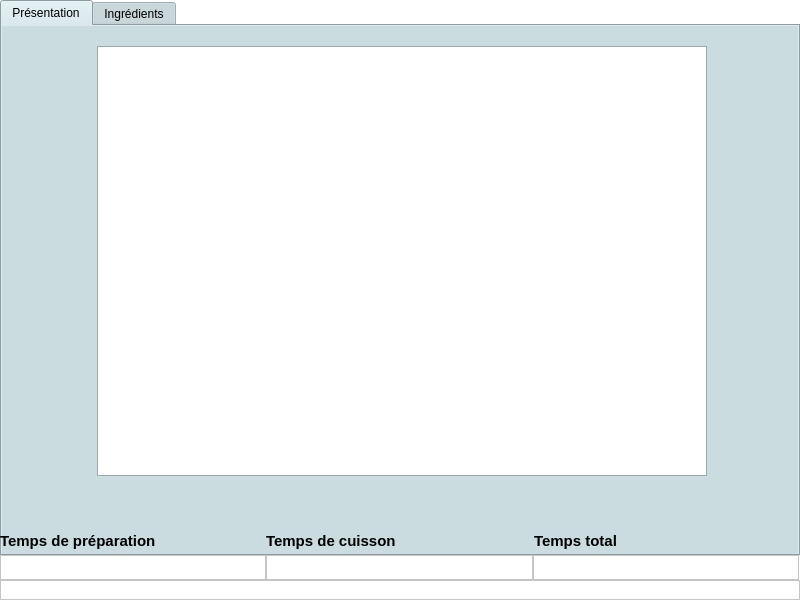
<?xml version="1.0" encoding="UTF-8"?>
<ui version="4.0">
 <class>FenetrePresentation</class>
 <widget class="QWidget" name="FenetrePresentation">
  <property name="geometry">
   <rect>
    <x>0</x>
    <y>0</y>
    <width>800</width>
    <height>600</height>
   </rect>
  </property>
  <property name="palette">
   <palette>
    <active>
     <colorrole role="WindowText">
      <brush brushstyle="SolidPattern">
       <color alpha="255">
        <red>0</red>
        <green>0</green>
        <blue>0</blue>
       </color>
      </brush>
     </colorrole>
     <colorrole role="Button">
      <brush brushstyle="SolidPattern">
       <color alpha="255">
        <red>255</red>
        <green>255</green>
        <blue>255</blue>
       </color>
      </brush>
     </colorrole>
     <colorrole role="Light">
      <brush brushstyle="SolidPattern">
       <color alpha="255">
        <red>255</red>
        <green>255</green>
        <blue>255</blue>
       </color>
      </brush>
     </colorrole>
     <colorrole role="Midlight">
      <brush brushstyle="SolidPattern">
       <color alpha="255">
        <red>255</red>
        <green>255</green>
        <blue>255</blue>
       </color>
      </brush>
     </colorrole>
     <colorrole role="Dark">
      <brush brushstyle="SolidPattern">
       <color alpha="255">
        <red>127</red>
        <green>127</green>
        <blue>127</blue>
       </color>
      </brush>
     </colorrole>
     <colorrole role="Mid">
      <brush brushstyle="SolidPattern">
       <color alpha="255">
        <red>170</red>
        <green>170</green>
        <blue>170</blue>
       </color>
      </brush>
     </colorrole>
     <colorrole role="Text">
      <brush brushstyle="SolidPattern">
       <color alpha="255">
        <red>0</red>
        <green>0</green>
        <blue>0</blue>
       </color>
      </brush>
     </colorrole>
     <colorrole role="BrightText">
      <brush brushstyle="SolidPattern">
       <color alpha="255">
        <red>255</red>
        <green>255</green>
        <blue>255</blue>
       </color>
      </brush>
     </colorrole>
     <colorrole role="ButtonText">
      <brush brushstyle="SolidPattern">
       <color alpha="255">
        <red>0</red>
        <green>0</green>
        <blue>0</blue>
       </color>
      </brush>
     </colorrole>
     <colorrole role="Base">
      <brush brushstyle="SolidPattern">
       <color alpha="255">
        <red>255</red>
        <green>255</green>
        <blue>255</blue>
       </color>
      </brush>
     </colorrole>
     <colorrole role="Window">
      <brush brushstyle="SolidPattern">
       <color alpha="255">
        <red>255</red>
        <green>255</green>
        <blue>255</blue>
       </color>
      </brush>
     </colorrole>
     <colorrole role="Shadow">
      <brush brushstyle="SolidPattern">
       <color alpha="255">
        <red>0</red>
        <green>0</green>
        <blue>0</blue>
       </color>
      </brush>
     </colorrole>
     <colorrole role="AlternateBase">
      <brush brushstyle="SolidPattern">
       <color alpha="255">
        <red>255</red>
        <green>255</green>
        <blue>255</blue>
       </color>
      </brush>
     </colorrole>
     <colorrole role="ToolTipBase">
      <brush brushstyle="SolidPattern">
       <color alpha="255">
        <red>255</red>
        <green>255</green>
        <blue>220</blue>
       </color>
      </brush>
     </colorrole>
     <colorrole role="ToolTipText">
      <brush brushstyle="SolidPattern">
       <color alpha="255">
        <red>0</red>
        <green>0</green>
        <blue>0</blue>
       </color>
      </brush>
     </colorrole>
    </active>
    <inactive>
     <colorrole role="WindowText">
      <brush brushstyle="SolidPattern">
       <color alpha="255">
        <red>0</red>
        <green>0</green>
        <blue>0</blue>
       </color>
      </brush>
     </colorrole>
     <colorrole role="Button">
      <brush brushstyle="SolidPattern">
       <color alpha="255">
        <red>255</red>
        <green>255</green>
        <blue>255</blue>
       </color>
      </brush>
     </colorrole>
     <colorrole role="Light">
      <brush brushstyle="SolidPattern">
       <color alpha="255">
        <red>255</red>
        <green>255</green>
        <blue>255</blue>
       </color>
      </brush>
     </colorrole>
     <colorrole role="Midlight">
      <brush brushstyle="SolidPattern">
       <color alpha="255">
        <red>255</red>
        <green>255</green>
        <blue>255</blue>
       </color>
      </brush>
     </colorrole>
     <colorrole role="Dark">
      <brush brushstyle="SolidPattern">
       <color alpha="255">
        <red>127</red>
        <green>127</green>
        <blue>127</blue>
       </color>
      </brush>
     </colorrole>
     <colorrole role="Mid">
      <brush brushstyle="SolidPattern">
       <color alpha="255">
        <red>170</red>
        <green>170</green>
        <blue>170</blue>
       </color>
      </brush>
     </colorrole>
     <colorrole role="Text">
      <brush brushstyle="SolidPattern">
       <color alpha="255">
        <red>0</red>
        <green>0</green>
        <blue>0</blue>
       </color>
      </brush>
     </colorrole>
     <colorrole role="BrightText">
      <brush brushstyle="SolidPattern">
       <color alpha="255">
        <red>255</red>
        <green>255</green>
        <blue>255</blue>
       </color>
      </brush>
     </colorrole>
     <colorrole role="ButtonText">
      <brush brushstyle="SolidPattern">
       <color alpha="255">
        <red>0</red>
        <green>0</green>
        <blue>0</blue>
       </color>
      </brush>
     </colorrole>
     <colorrole role="Base">
      <brush brushstyle="SolidPattern">
       <color alpha="255">
        <red>255</red>
        <green>255</green>
        <blue>255</blue>
       </color>
      </brush>
     </colorrole>
     <colorrole role="Window">
      <brush brushstyle="SolidPattern">
       <color alpha="255">
        <red>255</red>
        <green>255</green>
        <blue>255</blue>
       </color>
      </brush>
     </colorrole>
     <colorrole role="Shadow">
      <brush brushstyle="SolidPattern">
       <color alpha="255">
        <red>0</red>
        <green>0</green>
        <blue>0</blue>
       </color>
      </brush>
     </colorrole>
     <colorrole role="AlternateBase">
      <brush brushstyle="SolidPattern">
       <color alpha="255">
        <red>255</red>
        <green>255</green>
        <blue>255</blue>
       </color>
      </brush>
     </colorrole>
     <colorrole role="ToolTipBase">
      <brush brushstyle="SolidPattern">
       <color alpha="255">
        <red>255</red>
        <green>255</green>
        <blue>220</blue>
       </color>
      </brush>
     </colorrole>
     <colorrole role="ToolTipText">
      <brush brushstyle="SolidPattern">
       <color alpha="255">
        <red>0</red>
        <green>0</green>
        <blue>0</blue>
       </color>
      </brush>
     </colorrole>
    </inactive>
    <disabled>
     <colorrole role="WindowText">
      <brush brushstyle="SolidPattern">
       <color alpha="255">
        <red>127</red>
        <green>127</green>
        <blue>127</blue>
       </color>
      </brush>
     </colorrole>
     <colorrole role="Button">
      <brush brushstyle="SolidPattern">
       <color alpha="255">
        <red>255</red>
        <green>255</green>
        <blue>255</blue>
       </color>
      </brush>
     </colorrole>
     <colorrole role="Light">
      <brush brushstyle="SolidPattern">
       <color alpha="255">
        <red>255</red>
        <green>255</green>
        <blue>255</blue>
       </color>
      </brush>
     </colorrole>
     <colorrole role="Midlight">
      <brush brushstyle="SolidPattern">
       <color alpha="255">
        <red>255</red>
        <green>255</green>
        <blue>255</blue>
       </color>
      </brush>
     </colorrole>
     <colorrole role="Dark">
      <brush brushstyle="SolidPattern">
       <color alpha="255">
        <red>127</red>
        <green>127</green>
        <blue>127</blue>
       </color>
      </brush>
     </colorrole>
     <colorrole role="Mid">
      <brush brushstyle="SolidPattern">
       <color alpha="255">
        <red>170</red>
        <green>170</green>
        <blue>170</blue>
       </color>
      </brush>
     </colorrole>
     <colorrole role="Text">
      <brush brushstyle="SolidPattern">
       <color alpha="255">
        <red>127</red>
        <green>127</green>
        <blue>127</blue>
       </color>
      </brush>
     </colorrole>
     <colorrole role="BrightText">
      <brush brushstyle="SolidPattern">
       <color alpha="255">
        <red>255</red>
        <green>255</green>
        <blue>255</blue>
       </color>
      </brush>
     </colorrole>
     <colorrole role="ButtonText">
      <brush brushstyle="SolidPattern">
       <color alpha="255">
        <red>127</red>
        <green>127</green>
        <blue>127</blue>
       </color>
      </brush>
     </colorrole>
     <colorrole role="Base">
      <brush brushstyle="SolidPattern">
       <color alpha="255">
        <red>255</red>
        <green>255</green>
        <blue>255</blue>
       </color>
      </brush>
     </colorrole>
     <colorrole role="Window">
      <brush brushstyle="SolidPattern">
       <color alpha="255">
        <red>255</red>
        <green>255</green>
        <blue>255</blue>
       </color>
      </brush>
     </colorrole>
     <colorrole role="Shadow">
      <brush brushstyle="SolidPattern">
       <color alpha="255">
        <red>0</red>
        <green>0</green>
        <blue>0</blue>
       </color>
      </brush>
     </colorrole>
     <colorrole role="AlternateBase">
      <brush brushstyle="SolidPattern">
       <color alpha="255">
        <red>255</red>
        <green>255</green>
        <blue>255</blue>
       </color>
      </brush>
     </colorrole>
     <colorrole role="ToolTipBase">
      <brush brushstyle="SolidPattern">
       <color alpha="255">
        <red>255</red>
        <green>255</green>
        <blue>220</blue>
       </color>
      </brush>
     </colorrole>
     <colorrole role="ToolTipText">
      <brush brushstyle="SolidPattern">
       <color alpha="255">
        <red>0</red>
        <green>0</green>
        <blue>0</blue>
       </color>
      </brush>
     </colorrole>
    </disabled>
   </palette>
  </property>
  <property name="windowTitle">
   <string>Présentation de la recette</string>
  </property>
  <widget class="QTabWidget" name="Onglets">
   <property name="geometry">
    <rect>
     <x>0</x>
     <y>0</y>
     <width>800</width>
     <height>556</height>
    </rect>
   </property>
   <property name="palette">
    <palette>
     <active>
      <colorrole role="WindowText">
       <brush brushstyle="SolidPattern">
        <color alpha="255">
         <red>0</red>
         <green>0</green>
         <blue>0</blue>
        </color>
       </brush>
      </colorrole>
      <colorrole role="Button">
       <brush brushstyle="SolidPattern">
        <color alpha="255">
         <red>202</red>
         <green>220</green>
         <blue>224</blue>
        </color>
       </brush>
      </colorrole>
      <colorrole role="Light">
       <brush brushstyle="SolidPattern">
        <color alpha="255">
         <red>255</red>
         <green>255</green>
         <blue>255</blue>
        </color>
       </brush>
      </colorrole>
      <colorrole role="Midlight">
       <brush brushstyle="SolidPattern">
        <color alpha="255">
         <red>228</red>
         <green>237</green>
         <blue>239</blue>
        </color>
       </brush>
      </colorrole>
      <colorrole role="Dark">
       <brush brushstyle="SolidPattern">
        <color alpha="255">
         <red>101</red>
         <green>110</green>
         <blue>112</blue>
        </color>
       </brush>
      </colorrole>
      <colorrole role="Mid">
       <brush brushstyle="SolidPattern">
        <color alpha="255">
         <red>135</red>
         <green>147</green>
         <blue>149</blue>
        </color>
       </brush>
      </colorrole>
      <colorrole role="Text">
       <brush brushstyle="SolidPattern">
        <color alpha="255">
         <red>0</red>
         <green>0</green>
         <blue>0</blue>
        </color>
       </brush>
      </colorrole>
      <colorrole role="BrightText">
       <brush brushstyle="SolidPattern">
        <color alpha="255">
         <red>255</red>
         <green>255</green>
         <blue>255</blue>
        </color>
       </brush>
      </colorrole>
      <colorrole role="ButtonText">
       <brush brushstyle="SolidPattern">
        <color alpha="255">
         <red>0</red>
         <green>0</green>
         <blue>0</blue>
        </color>
       </brush>
      </colorrole>
      <colorrole role="Base">
       <brush brushstyle="SolidPattern">
        <color alpha="255">
         <red>255</red>
         <green>255</green>
         <blue>255</blue>
        </color>
       </brush>
      </colorrole>
      <colorrole role="Window">
       <brush brushstyle="SolidPattern">
        <color alpha="255">
         <red>202</red>
         <green>220</green>
         <blue>224</blue>
        </color>
       </brush>
      </colorrole>
      <colorrole role="Shadow">
       <brush brushstyle="SolidPattern">
        <color alpha="255">
         <red>0</red>
         <green>0</green>
         <blue>0</blue>
        </color>
       </brush>
      </colorrole>
      <colorrole role="AlternateBase">
       <brush brushstyle="SolidPattern">
        <color alpha="255">
         <red>228</red>
         <green>237</green>
         <blue>239</blue>
        </color>
       </brush>
      </colorrole>
      <colorrole role="ToolTipBase">
       <brush brushstyle="SolidPattern">
        <color alpha="255">
         <red>255</red>
         <green>255</green>
         <blue>220</blue>
        </color>
       </brush>
      </colorrole>
      <colorrole role="ToolTipText">
       <brush brushstyle="SolidPattern">
        <color alpha="255">
         <red>0</red>
         <green>0</green>
         <blue>0</blue>
        </color>
       </brush>
      </colorrole>
     </active>
     <inactive>
      <colorrole role="WindowText">
       <brush brushstyle="SolidPattern">
        <color alpha="255">
         <red>0</red>
         <green>0</green>
         <blue>0</blue>
        </color>
       </brush>
      </colorrole>
      <colorrole role="Button">
       <brush brushstyle="SolidPattern">
        <color alpha="255">
         <red>202</red>
         <green>220</green>
         <blue>224</blue>
        </color>
       </brush>
      </colorrole>
      <colorrole role="Light">
       <brush brushstyle="SolidPattern">
        <color alpha="255">
         <red>255</red>
         <green>255</green>
         <blue>255</blue>
        </color>
       </brush>
      </colorrole>
      <colorrole role="Midlight">
       <brush brushstyle="SolidPattern">
        <color alpha="255">
         <red>228</red>
         <green>237</green>
         <blue>239</blue>
        </color>
       </brush>
      </colorrole>
      <colorrole role="Dark">
       <brush brushstyle="SolidPattern">
        <color alpha="255">
         <red>101</red>
         <green>110</green>
         <blue>112</blue>
        </color>
       </brush>
      </colorrole>
      <colorrole role="Mid">
       <brush brushstyle="SolidPattern">
        <color alpha="255">
         <red>135</red>
         <green>147</green>
         <blue>149</blue>
        </color>
       </brush>
      </colorrole>
      <colorrole role="Text">
       <brush brushstyle="SolidPattern">
        <color alpha="255">
         <red>0</red>
         <green>0</green>
         <blue>0</blue>
        </color>
       </brush>
      </colorrole>
      <colorrole role="BrightText">
       <brush brushstyle="SolidPattern">
        <color alpha="255">
         <red>255</red>
         <green>255</green>
         <blue>255</blue>
        </color>
       </brush>
      </colorrole>
      <colorrole role="ButtonText">
       <brush brushstyle="SolidPattern">
        <color alpha="255">
         <red>0</red>
         <green>0</green>
         <blue>0</blue>
        </color>
       </brush>
      </colorrole>
      <colorrole role="Base">
       <brush brushstyle="SolidPattern">
        <color alpha="255">
         <red>255</red>
         <green>255</green>
         <blue>255</blue>
        </color>
       </brush>
      </colorrole>
      <colorrole role="Window">
       <brush brushstyle="SolidPattern">
        <color alpha="255">
         <red>202</red>
         <green>220</green>
         <blue>224</blue>
        </color>
       </brush>
      </colorrole>
      <colorrole role="Shadow">
       <brush brushstyle="SolidPattern">
        <color alpha="255">
         <red>0</red>
         <green>0</green>
         <blue>0</blue>
        </color>
       </brush>
      </colorrole>
      <colorrole role="AlternateBase">
       <brush brushstyle="SolidPattern">
        <color alpha="255">
         <red>228</red>
         <green>237</green>
         <blue>239</blue>
        </color>
       </brush>
      </colorrole>
      <colorrole role="ToolTipBase">
       <brush brushstyle="SolidPattern">
        <color alpha="255">
         <red>255</red>
         <green>255</green>
         <blue>220</blue>
        </color>
       </brush>
      </colorrole>
      <colorrole role="ToolTipText">
       <brush brushstyle="SolidPattern">
        <color alpha="255">
         <red>0</red>
         <green>0</green>
         <blue>0</blue>
        </color>
       </brush>
      </colorrole>
     </inactive>
     <disabled>
      <colorrole role="WindowText">
       <brush brushstyle="SolidPattern">
        <color alpha="255">
         <red>101</red>
         <green>110</green>
         <blue>112</blue>
        </color>
       </brush>
      </colorrole>
      <colorrole role="Button">
       <brush brushstyle="SolidPattern">
        <color alpha="255">
         <red>202</red>
         <green>220</green>
         <blue>224</blue>
        </color>
       </brush>
      </colorrole>
      <colorrole role="Light">
       <brush brushstyle="SolidPattern">
        <color alpha="255">
         <red>255</red>
         <green>255</green>
         <blue>255</blue>
        </color>
       </brush>
      </colorrole>
      <colorrole role="Midlight">
       <brush brushstyle="SolidPattern">
        <color alpha="255">
         <red>228</red>
         <green>237</green>
         <blue>239</blue>
        </color>
       </brush>
      </colorrole>
      <colorrole role="Dark">
       <brush brushstyle="SolidPattern">
        <color alpha="255">
         <red>101</red>
         <green>110</green>
         <blue>112</blue>
        </color>
       </brush>
      </colorrole>
      <colorrole role="Mid">
       <brush brushstyle="SolidPattern">
        <color alpha="255">
         <red>135</red>
         <green>147</green>
         <blue>149</blue>
        </color>
       </brush>
      </colorrole>
      <colorrole role="Text">
       <brush brushstyle="SolidPattern">
        <color alpha="255">
         <red>101</red>
         <green>110</green>
         <blue>112</blue>
        </color>
       </brush>
      </colorrole>
      <colorrole role="BrightText">
       <brush brushstyle="SolidPattern">
        <color alpha="255">
         <red>255</red>
         <green>255</green>
         <blue>255</blue>
        </color>
       </brush>
      </colorrole>
      <colorrole role="ButtonText">
       <brush brushstyle="SolidPattern">
        <color alpha="255">
         <red>101</red>
         <green>110</green>
         <blue>112</blue>
        </color>
       </brush>
      </colorrole>
      <colorrole role="Base">
       <brush brushstyle="SolidPattern">
        <color alpha="255">
         <red>202</red>
         <green>220</green>
         <blue>224</blue>
        </color>
       </brush>
      </colorrole>
      <colorrole role="Window">
       <brush brushstyle="SolidPattern">
        <color alpha="255">
         <red>202</red>
         <green>220</green>
         <blue>224</blue>
        </color>
       </brush>
      </colorrole>
      <colorrole role="Shadow">
       <brush brushstyle="SolidPattern">
        <color alpha="255">
         <red>0</red>
         <green>0</green>
         <blue>0</blue>
        </color>
       </brush>
      </colorrole>
      <colorrole role="AlternateBase">
       <brush brushstyle="SolidPattern">
        <color alpha="255">
         <red>202</red>
         <green>220</green>
         <blue>224</blue>
        </color>
       </brush>
      </colorrole>
      <colorrole role="ToolTipBase">
       <brush brushstyle="SolidPattern">
        <color alpha="255">
         <red>255</red>
         <green>255</green>
         <blue>220</blue>
        </color>
       </brush>
      </colorrole>
      <colorrole role="ToolTipText">
       <brush brushstyle="SolidPattern">
        <color alpha="255">
         <red>0</red>
         <green>0</green>
         <blue>0</blue>
        </color>
       </brush>
      </colorrole>
     </disabled>
    </palette>
   </property>
   <property name="cursor">
    <cursorShape>ArrowCursor</cursorShape>
   </property>
   <property name="currentIndex">
    <number>0</number>
   </property>
   <property name="iconSize">
    <size>
     <width>16</width>
     <height>16</height>
    </size>
   </property>
   <property name="documentMode">
    <bool>false</bool>
   </property>
   <property name="tabsClosable">
    <bool>false</bool>
   </property>
   <property name="movable">
    <bool>false</bool>
   </property>
   <property name="tabBarAutoHide">
    <bool>false</bool>
   </property>
   <widget class="QWidget" name="ongletPresentation">
    <property name="autoFillBackground">
     <bool>true</bool>
    </property>
    <attribute name="title">
     <string>Présentation</string>
    </attribute>
    <widget class="QListWidget" name="contenuPresentation">
     <property name="geometry">
      <rect>
       <x>95</x>
       <y>20</y>
       <width>610</width>
       <height>430</height>
      </rect>
     </property>
     <property name="textElideMode">
      <enum>Qt::ElideNone</enum>
     </property>
     <property name="wordWrap">
      <bool>true</bool>
     </property>
    </widget>
   </widget>
   <widget class="QWidget" name="ongletIngredients">
    <property name="autoFillBackground">
     <bool>true</bool>
    </property>
    <attribute name="title">
     <string>Ingrédients</string>
    </attribute>
    <widget class="QLabel" name="msgIngredients">
     <property name="enabled">
      <bool>true</bool>
     </property>
     <property name="geometry">
      <rect>
       <x>255</x>
       <y>20</y>
       <width>290</width>
       <height>60</height>
      </rect>
     </property>
     <property name="sizePolicy">
      <sizepolicy hsizetype="Preferred" vsizetype="Preferred">
       <horstretch>0</horstretch>
       <verstretch>0</verstretch>
      </sizepolicy>
     </property>
     <property name="font">
      <font>
       <family>Franklin Gothic Demi Cond</family>
       <pointsize>31</pointsize>
       <weight>75</weight>
       <bold>true</bold>
      </font>
     </property>
     <property name="text">
      <string>Ingrédients</string>
     </property>
     <property name="alignment">
      <set>Qt::AlignCenter</set>
     </property>
    </widget>
    <widget class="QListWidget" name="contenuIngredients">
     <property name="geometry">
      <rect>
       <x>95</x>
       <y>20</y>
       <width>610</width>
       <height>430</height>
      </rect>
     </property>
    </widget>
    <zorder>contenuIngredients</zorder>
    <zorder>msgIngredients</zorder>
   </widget>
  </widget>
  <widget class="QLabel" name="labelTpsPreparation">
   <property name="geometry">
    <rect>
     <x>0</x>
     <y>533</y>
     <width>266</width>
     <height>16</height>
    </rect>
   </property>
   <property name="font">
    <font>
     <family>MS Shell Dlg 2</family>
     <pointsize>11</pointsize>
     <weight>75</weight>
     <bold>true</bold>
    </font>
   </property>
   <property name="text">
    <string>Temps de préparation</string>
   </property>
   <property name="alignment">
    <set>Qt::AlignLeading|Qt::AlignLeft|Qt::AlignVCenter</set>
   </property>
  </widget>
  <widget class="QLabel" name="labelTpsCuisson">
   <property name="geometry">
    <rect>
     <x>266</x>
     <y>533</y>
     <width>267</width>
     <height>16</height>
    </rect>
   </property>
   <property name="font">
    <font>
     <family>MS Shell Dlg 2</family>
     <pointsize>11</pointsize>
     <weight>75</weight>
     <bold>true</bold>
    </font>
   </property>
   <property name="text">
    <string>Temps de cuisson</string>
   </property>
   <property name="alignment">
    <set>Qt::AlignLeading|Qt::AlignLeft|Qt::AlignVCenter</set>
   </property>
  </widget>
  <widget class="QLabel" name="labelTpsTotal">
   <property name="geometry">
    <rect>
     <x>534</x>
     <y>533</y>
     <width>266</width>
     <height>16</height>
    </rect>
   </property>
   <property name="font">
    <font>
     <family>MS Shell Dlg 2</family>
     <pointsize>11</pointsize>
     <weight>75</weight>
     <bold>true</bold>
     <kerning>true</kerning>
    </font>
   </property>
   <property name="text">
    <string>Temps total</string>
   </property>
   <property name="alignment">
    <set>Qt::AlignLeading|Qt::AlignLeft|Qt::AlignVCenter</set>
   </property>
  </widget>
  <widget class="QListView" name="contenuTempsPrep">
   <property name="geometry">
    <rect>
     <x>0</x>
     <y>555</y>
     <width>266</width>
     <height>25</height>
    </rect>
   </property>
  </widget>
  <widget class="QListView" name="contenuURL">
   <property name="geometry">
    <rect>
     <x>0</x>
     <y>580</y>
     <width>800</width>
     <height>20</height>
    </rect>
   </property>
  </widget>
  <widget class="QListView" name="contenuTempsCuisson">
   <property name="geometry">
    <rect>
     <x>266</x>
     <y>555</y>
     <width>267</width>
     <height>25</height>
    </rect>
   </property>
  </widget>
  <widget class="QListView" name="contenuTempsTotal">
   <property name="geometry">
    <rect>
     <x>533</x>
     <y>555</y>
     <width>266</width>
     <height>25</height>
    </rect>
   </property>
  </widget>
  <zorder>Onglets</zorder>
  <zorder>contenuTempsTotal</zorder>
  <zorder>contenuTempsCuisson</zorder>
  <zorder>contenuURL</zorder>
  <zorder>contenuTempsPrep</zorder>
  <zorder>labelTpsPreparation</zorder>
  <zorder>labelTpsCuisson</zorder>
  <zorder>labelTpsTotal</zorder>
 </widget>
 <resources/>
 <connections/>
</ui>
